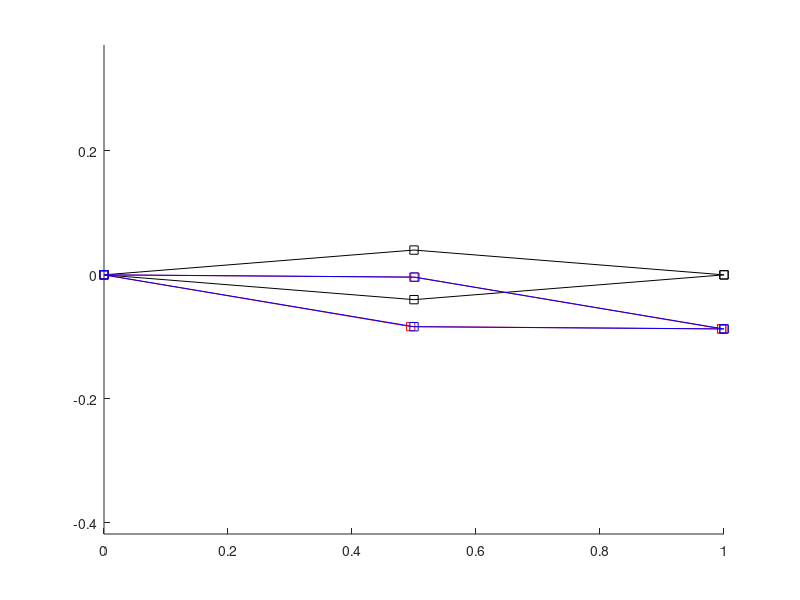

Recreate this plot in MATLAB.
clc;clear;close all

ymax = 0.04;
alfa = 5;
rot = -alfa;

upper_original = [0 0;0.5 ymax;1 0]';
lower_original = upper_original;
lower_original(2,:) = -lower_original(2,:);

upper_standard = [cosd(rot) -sind(rot);sind(rot) cosd(rot)]*...
  upper_original;
lower_standard = [cosd(rot) -sind(rot);sind(rot) cosd(rot)]*...
  lower_original;

x = upper_original(1,:);
alfarad = alfa*pi/180;
upper_approx = upper_original;
lower_approx = lower_original;
upper_approx(2,:) = upper_approx(2,:)-x*alfarad;
lower_approx(2,:) = lower_approx(2,:)-x*alfarad;


figure(1)
hold on
plot_original = [upper_original lower_original(:,end:-1:1)];
plot_original_x = plot_original(1,:);
plot_original_y = plot_original(2,:);

plot_standard = [upper_standard lower_standard(:,end:-1:1)];
plot_standard_x = plot_standard(1,:);
plot_standard_y = plot_standard(2,:);

plot_approx = [upper_approx lower_approx(:,end:-1:1)];
plot_approx_x = plot_approx(1,:);
plot_approx_y = plot_approx(2,:);

plot(plot_original_x,plot_original_y,'ks-')
plot(plot_standard_x,plot_standard_y,'rs-')
plot(plot_approx_x,plot_approx_y,'bs-')


axis equal